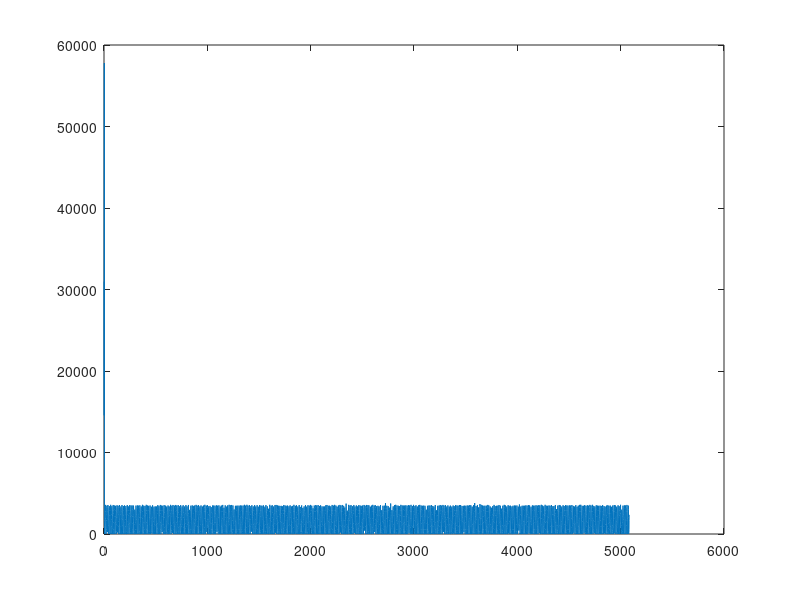
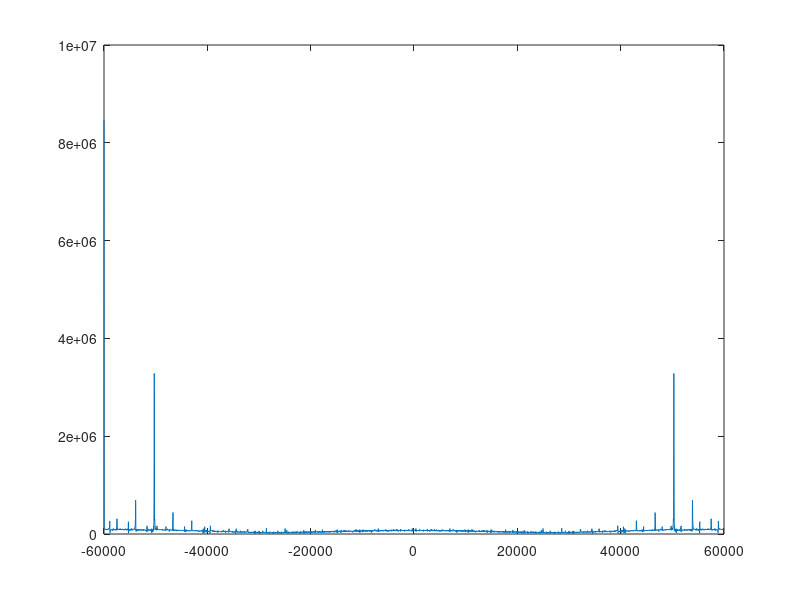
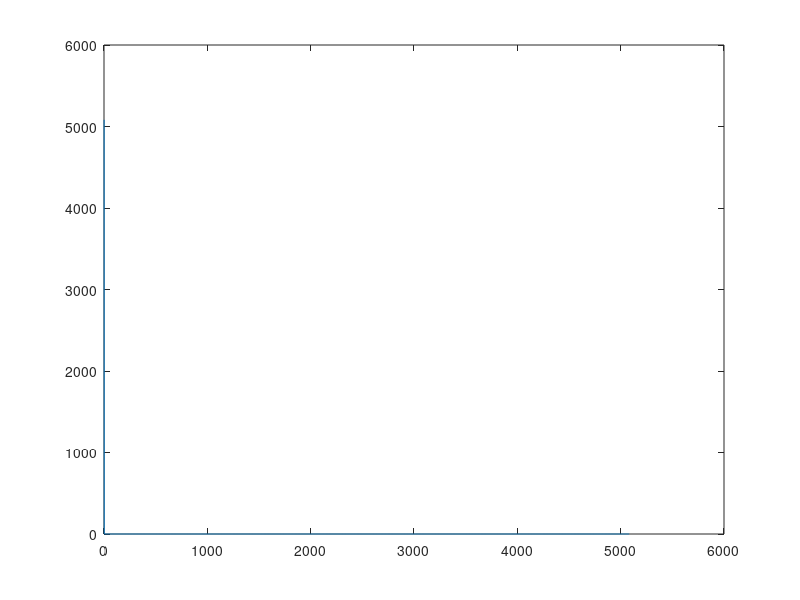

Recreate these plots in MATLAB, in order.

y = load('Log.txt');


x= []



for v =0.0:+1.0:length(y)
  
   x = [x, v]; 
end
x = x'
x(1,:) = []

%y(1:8000,:) = []

f = 120e3/2*linspace(-1, 1, length(y));

figure(1)
plot(x,y)

figure(2)
plot(f,abs(fft(y)))


%y = exp(-1j*2*pi*f.*X);
figure(3)
z = exp(-1j*2*pi*60e3.*y)
plot(abs(fft(z)));



